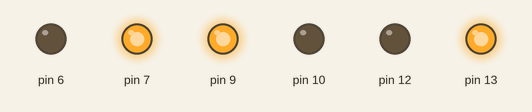
This sketch was run on a simulated Arduino Uno, built with avr-gcc and run on an emulated ATmega328P. On the bench: output pins drawn as LEDs (lit = HIGH).

Above: at 0.05 s.
At 0.62 s:
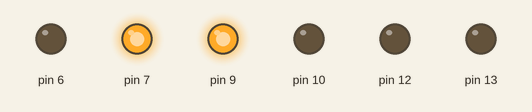
At 1.37 s:
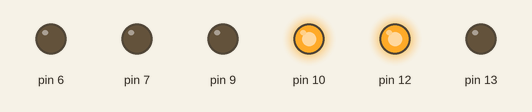
At 2.8 s:
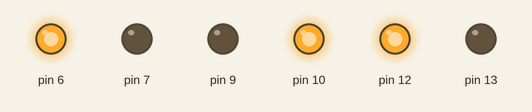
Timing chart, 0 to 3.1 s (numbered marks = the images above):
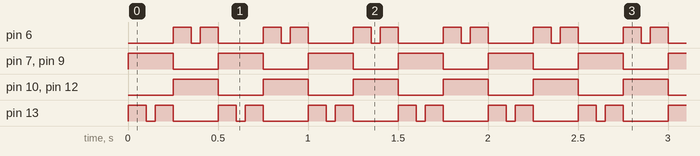

The sketch:

police_led.ino
```cpp
void setup() {
  // put your setup code here, to run once:
  pinMode(6, OUTPUT);
  digitalWrite(6, LOW);
  pinMode(7, OUTPUT);
  digitalWrite(7, LOW);
  pinMode(9, OUTPUT);
  digitalWrite(9, LOW);
  pinMode(10, OUTPUT);
  digitalWrite(10, LOW);
  pinMode(12, OUTPUT);
  digitalWrite(12, LOW);
  pinMode(13, OUTPUT);
  digitalWrite(13, LOW);
}

void loop() {
  // put your main code here, to run repeatedly:
  digitalWrite(7, HIGH);
  digitalWrite(9, HIGH);
  digitalWrite(13, HIGH);
  delay(100);
  digitalWrite(13, LOW);
  delay(50);
  digitalWrite(13, HIGH);
  delay(100);
  digitalWrite(13, LOW);
  digitalWrite(7, LOW);
  digitalWrite(9, LOW);

  digitalWrite(10, HIGH);
  digitalWrite(12, HIGH);
  digitalWrite(6, HIGH);
  delay(100);
  digitalWrite(6, LOW);
  delay(50);
  digitalWrite(6, HIGH);
  delay(100);
  digitalWrite(6, LOW);
  digitalWrite(10, LOW);
  digitalWrite(12, LOW);
}
```

Measured:
- by itself, pin 6, pin 13: repeats every 0.50 s: LOW 0.05 s, HIGH 0.10 s, LOW 0.25 s, HIGH 0.10 s
- by itself, pin 7, pin 9, pin 10, pin 12: alternates HIGH for 0.25 s and LOW for 0.25 s
